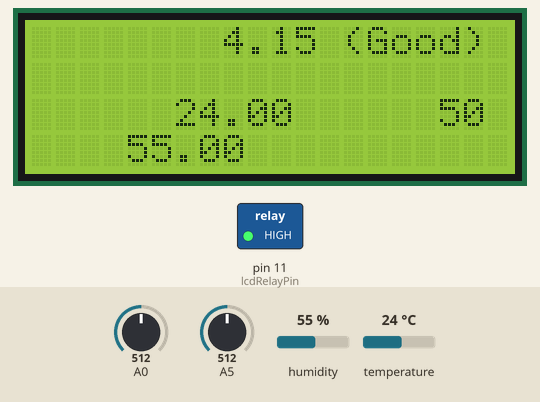
This program was run on a simulated Arduino Uno, built with avr-gcc and run on an emulated ATmega328P. Shown: 20×4 character LCD, switched loads named in the program (green lamp = pin HIGH). The inputs (shaded band) are chosen by the test bench; at power-on: A0 = 512, humidity 55 %, A5 = 512, temperature 24 °C.

Above: at 1.2 s.
1.3 s: A0 set to 553
At 2.1 s:
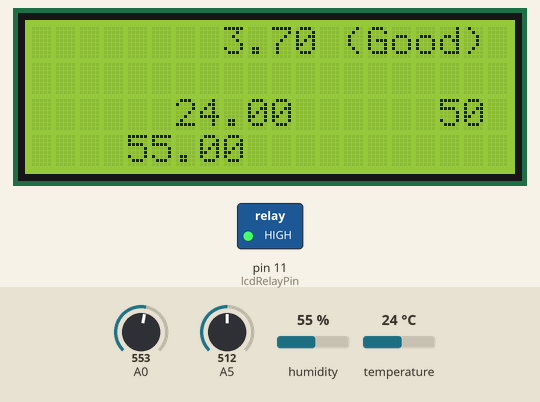
2.8 s: A0 set to 589
At 4.1 s:
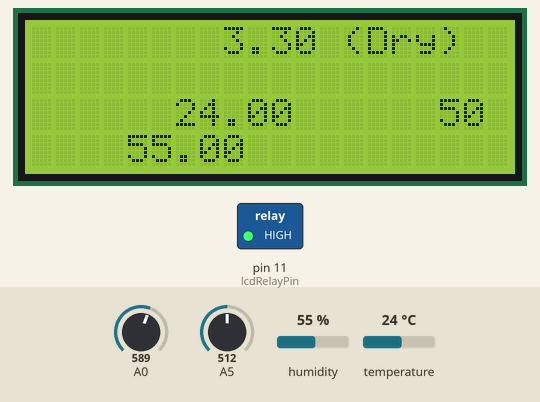
4.4 s: humidity set to 22 %
At 5.1 s:
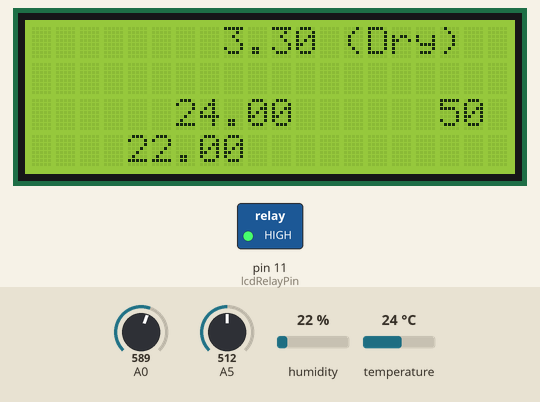
5.9 s: A5 set to 716
At 7.2 s:
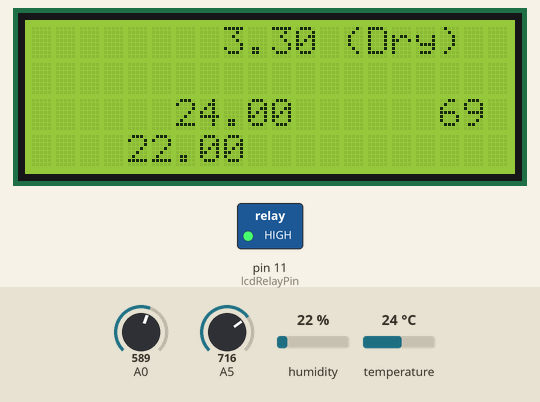
7.5 s: temperature set to 12 °C
At 8.1 s:
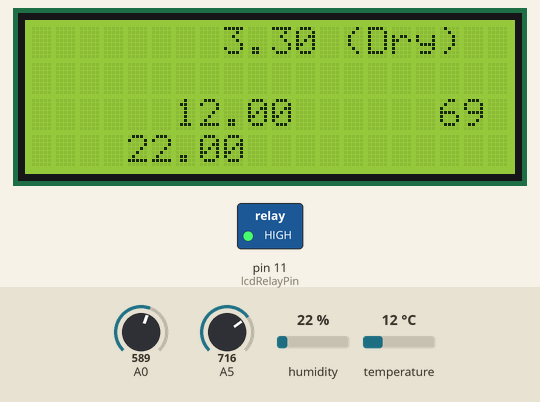
9.1 s: A5 set to 992
At 10.2 s:
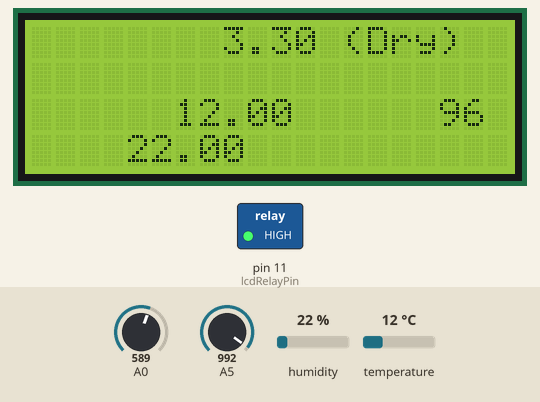
Timing chart, 0 to 11.6 s (numbered marks = the images above; inputs shaded):
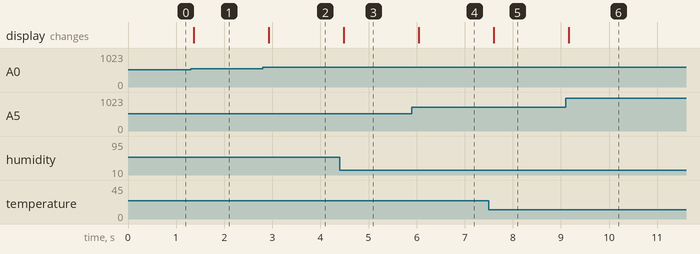

The program:

main.cpp
```cpp
#include <LiquidCrystal.h>
#include <config.h>
#include <Adafruit_Sensor.h>
#include <DHT.h>
#include <DHT_U.h>

int brightnessSensor;
int brightnessReading;

LiquidCrystal lcd(lcdReset, lcdEnable, lcdDS4, lcdDS5, lcdDS6, lcdDS7);
DHT_Unified dht(DHTPIN, DHTTYPE);

//got this one off the forums
float mapf(float x, float in_min, float in_max, float out_min, float out_max)
{
  return (x - in_min) * (out_max - out_min) / (in_max - in_min) + out_min;
}

class backlitLCD
{
  static const int amountOfScreens = 8; //amount of screens from 0 to n
  int initialScreen = 0;
  String screens[amountOfScreens] = {
      "mainScreen",
      "screenSelect",
      "claySoil",
      "loamySoil",
      "sandySoil",
      "soilSetup",
      "customSoil1",
      "otherData"
      };

public:
  void updateMenu()
  {
  };

private:
  void lcdMain()
  {
    lcd.clear();
    lcd.setCursor(0, 0);
    lcd.print("Soil M: ");
    lcd.setCursor(0, 1);
    lcd.print("Soil Type: ");
    lcd.setCursor(0, 2);
    lcd.print("Temp: ");
    lcd.setCursor(12, 2);
    lcd.print("Sun: ");
    lcd.setCursor(0, 3);
    lcd.print("RH: ");
  };
};

void
setup()
{
  pinMode(lcdRelayPin, OUTPUT);
  digitalWrite(lcdRelayPin, HIGH);
  //Serial.begin(9600); //Only enable for logging purposes
  dht.begin();
  lcd.begin(lcdColumns, lcdRows);
  //Creating pin interrupts
  // attachInterrupt(digitalPinToInterrupt(buttonPin), lcdSleepWake, RISING); //come back to this later
  // attachInterrupt(digitalPinToInterrupt(encoderPin), updateMenu, RISING);  //come back to this later
}

void loop()
{
  backlitLCD mainLCD;


  //DHT22 stuffs
  dht.temperature();
  sensors_event_t event;
  dht.temperature().getEvent(&event);
  lcd.setCursor(6, 2);
  lcd.print(event.temperature);
  dht.humidity().getEvent(&event);
  lcd.setCursor(4, 3);
  lcd.print(event.relative_humidity);
  sensorVal = analogRead(A0);
  moistureVal = mapf(sensorVal, lowerInitialBound, upperInitialBound, lowerFinalBound, upperFinalbound);
  //Brightness sensor stuffs
  lcd.setCursor(17, 2);
  brightnessSensor = analogRead(A5);
  brightnessReading = map(brightnessSensor, 0, 1023, 0, 100);
  lcd.print(brightnessReading);
  //Soil Moisture sensor stuffs (Thanks Kulani!)
  if (moistureVal > moistureThreshold)
  {
    lcd.setCursor(8, 0);
    lcd.print(moistureVal);
    lcd.setCursor(13, 0);
    lcd.print("(Good)");
    delay(100);
  }
  else
  {
    lcd.setCursor(8, 0);
    lcd.print(moistureVal);
    lcd.setCursor(13, 0);
    lcd.print("(Dry)  ");
    delay(100);
  }

  /*
//For logging stuffs in le terminal
Serial.print(lcdIndex);
Serial.print(event.temperature);
Serial.println("*C");
Serial.println(moistureVal);
Serial.print(event.relative_humidity);
Serial.println("%");
*/
  delay(150);
}
```

config.h
```cpp
/*
This file aims to simplify the process of setting pins by exposing an easily understandable config
*/

//LCD Config
//protip: It's a really bad idea to use pins 0 and 1 when using Serial
#define lcdReset 8
#define lcdEnable 9
#define lcdDS4 4
#define lcdDS5 5
#define lcdDS6 6
#define lcdDS7 7
#define lcdColumns 20
#define lcdRows 4
#define lcdRelayPin 11
#define encoderPin 3
#define buttonPin 2
#define debDelay 5

//DHT Config
#define DHTPIN 12
#define DHTTYPE 22

//Soil Moisture Thresholds
float lowerInitialBound = 652; //kind of a weird oxymoron but ima ignore that
float upperInitialBound = 336; //I can't come up with better naming pls help
float lowerFinalBound = 2.6;
float upperFinalbound = 6.1;
int sensorVal;
float moistureVal;
float moistureThreshold = 3.5;
```

Measured:
- the behaviour switches between 570 and 571 on A0 (found by bisection; images 1 and 2)
- after the input at 1.3 s, the display: changes after 0.07 s (image 1)
- after the input at 2.8 s, the display: changes after 0.13 s (image 2)
- after the input at 4.4 s, the display: changes after 0.09 s (image 3)
- after the input at 5.9 s, the display: changes after 0.15 s (image 4)
- after the input at 7.5 s, the display: changes after 0.10 s (image 5)
- after the input at 9.1 s, the display: changes after 0.06 s (image 6)
